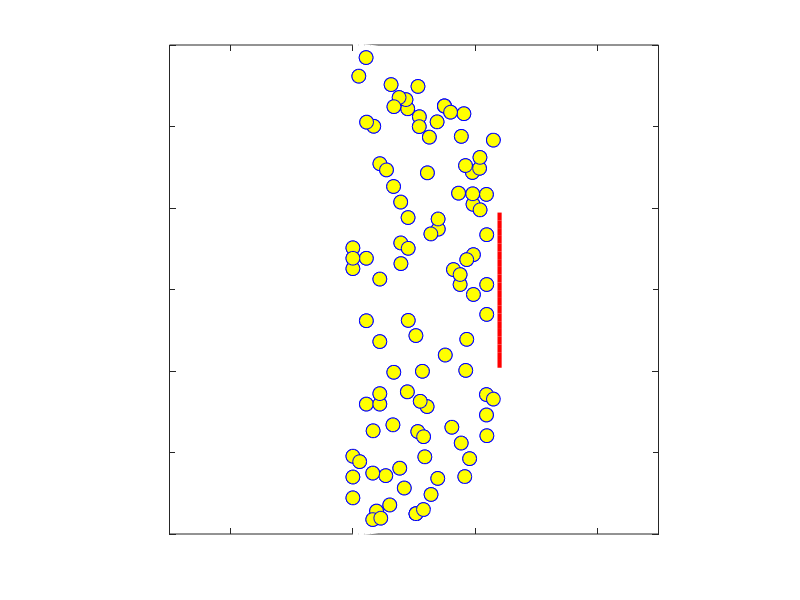

This chart was generated by the following MATLAB code: (Note: this script raises an error after producing the figure.)
% Agent-based stochastic model
% Cells represented as point particles
% Brownian motion and repulsion
%
% CC (Jan 2024)

close all;
% clc;
clear;


load('cellinitialization_n100','pos0','Ncells');


N = Ncells;
% a = 0; b = 2*pi; th0 = (b-a).*rand(N,1) + a;
% r_circle    = 1.35;
% pos0        = [r_circle*rand(N,1).*cos(th0),r_circle*rand(N,1).*sin(th0)];
n = length(pos0);

video_flag = 0;
if(video_flag)
    vidObj = VideoWriter('test.mp4','MPEG-4');
    open(vidObj);
end

% parameters
dt          = 0.00001;
Tmax        = 5.0;
mu          = 1;
dl_crit     = 0.1; % critical distance for computing repulsive force
xi          = 1.0; % drag coefficient
kb          = 10.0; % stiffness of epidermis
kcoll       = 0.08; % epidermins-cell collision constant

pos = pos0;
v = zeros(n,2);
pre_pos = pos;

% a large array for positions
cells_max = 5 * N;
pos = NaN(cells_max,2);
pos(1:N,:) = pos0;

% division status
division_status = false(cells_max, 1);

% division interval
div_interval = 0.4; 
next_div_time = div_interval;

offset = 0.1; % distance between mother and daughter cell

% define semi-circle
semi_circle_center = [0, 0];
semi_circle_radius = 1.5;
theta = linspace(3*pi/2,5*pi/2);
xb_semi_circle = semi_circle_radius * cos(theta) + semi_circle_center(1);
yb_semi_circle = semi_circle_radius * sin(theta) + semi_circle_center(2);

% Define the vertical line segments
x_vert = [1.2, 1.2];

diffs = abs(xb_semi_circle - x_vert(1));
[~, sorted_indices] = sort(diffs);
closest_indices = sorted_indices(1:2); % find the indices of the two smallest differences
val_yb = yb_semi_circle(closest_indices);
val_xb = xb_semi_circle(closest_indices);

y_vert = [val_yb(1),val_yb(2)];

% find mean spacing
xb_space = xb_semi_circle(1:min(closest_indices));
yb_space = yb_semi_circle(1:min(closest_indices));
for i=1:length(xb_space)-1
    ds = sqrt((xb_space(i+1)-xb_space(i))^2+(yb_space(i+1)-yb_space(i))^2);
end
avg_ds = mean(ds);

y_v = y_vert(2):avg_ds:y_vert(1);
x_v = 1.2*ones(1,length(y_v));


% Combine the semicircle and the vertical line segment in correct order
xb = [xb_semi_circle(1:min(closest_indices)),x_v,xb_semi_circle(max(closest_indices):end)];
yb = [yb_semi_circle(1:min(closest_indices)),y_v,yb_semi_circle(max(closest_indices):end)];


Xb0 = [xb;yb]'; 
Xb = [xb;yb]';
dsb = sqrt( (Xb0(1,1)-Xb0(2,1))^2 + (Xb0(1,2)-Xb0(2,2))^2 ); % initial distance btw the first 2 pts on the b

% make a difference matrix for the boundary points
Nb = length(Xb);
e = ones(Nb,1);
Db = spdiags([-e e],[0  1],Nb,Nb); % cal the diff in pos of adjacent pts along the b
%Db(1,1) = 1; Db(1,2) = 0;
Db(Nb,1) = 1;

% tether points/top channel resting length
blp0 = Db * Xb0;
blp0 = sqrt(blp0(:,1).^2 + blp0(:,2).^2); % rest length of edge from i to i+1
blm0 = Db' * Xb0;
blm0 = sqrt(blm0(:,1).^2 + blm0(:,2).^2); % rest length of edge from i-1 to i+1



% alive status
alive = NaN(length(pos),1);
not_NaN_rows = ~any(isnan(pos),2);
alive(not_NaN_rows & isnan(alive)) = 1;




tic
for t = 1:Tmax/dt
    % zero out 
    F_cc = zeros(cells_max,2);
    F_epid = zeros(cells_max,2);
    F_pull = zeros(cells_max,2);
    F_active = zeros(Nb,2);
    F_collision = zeros(length(Xb),2);
    v = zeros(cells_max,2);


    if t==1
        % plotting initially
        figure(1);
        scatter(pos(:,1),pos(:,2),100,'o','markerfacecolor','y','markeredgecolor','b'); 
        hold on;
        plot(Xb(:,1), Xb(:,2), 'w','linewidth',2);

        for i = 1:length(pos)
            if ~isnan(pos(i,1))
                if division_status(i)
                    scatter(pos(i,1),pos(i,2),100,'o','markerfacecolor',[0.3010 0.7450 0.9330],'markeredgecolor','b') % blue for divided cells
                else
                    scatter(pos(i,1),pos(i,2),100,'o','markerfacecolor','y','markeredgecolor','b') % yellow for original cells
                end
            end
        end 


        plot(xb(40:60),yb(40:60),'r','LineWidth',3);


        xlim([-1.5 2.5]); ylim([-1.5 1.5]); box on; grid off;
        set(gca,'plotBoxAspectRatio',[1 1 1]);
        set(gca,'FontSize',20); set(gca,'Color','k')
        set(gcf,'color','w'); set(gca,'XTickLabel',[]); set(gca,'YTickLabel',[]);
        x0=800;y0=700;width=400;height=400;
        set(gcf,'position',[x0,y0,width,height]);

        currFrame = getframe(gcf);
        % writeVideo(vidObj,currFrame);

        pause(0.2)
        hold off;
    end








    % cell division
    if t*dt >= next_div_time

        % Randomly select 50% of the cells for division
        active_cells = find(~isnan(pos(:,1)));
        dividing_cells = active_cells(randperm(length(active_cells), round(length(active_cells)*0.5)));

        for i = 1:length(dividing_cells)
            cell_idx = dividing_cells(i); % mother cell
            new_idx = find(isnan(pos(:,1)), 1, 'first'); % daughter cell


            % % position of daughter cell (random direction)
            % div_angle = 2*pi*rand;
            % dx = offset * cos(div_angle);
            % dy = offset * sin(div_angle);
            % new_pos = pos(cell_idx,:) + [dx, dy];


            % position of daughter cell (directed)
            div_angle = 0 - pi/6*randn;
            dx = offset * cos(div_angle);
            dy = offset * sin(div_angle);
            new_pos = pos(cell_idx,:) + [dx, dy];

            pos(new_idx,:) = new_pos;
            alive(new_idx,:) = 1;

            division_status(new_idx) = true;

            next_div_time = next_div_time + div_interval;

        end


    end



    % For active cells: compute forces & update positions
    active_cells = find(~isnan(pos(:,1)));
    N_active_cells = length(active_cells);

    F_cc(active_cells,:) = compute_cellcell_repulsive(pos(active_cells,:),dl_crit);
    F_epid(active_cells,:) = compute_semi_circle_repulsion(pos(active_cells,:), dl_crit, Xb);
    F_pull(active_cells,:) = [ones(N_active_cells,1),zeros(N_active_cells,1)];

 
    % apply forces to the boundary
    for i = 1:length(active_cells)
        if norm(F_epid(i,:)) > 0 % indicates collision with boundary
            [Fpos,mink_ids] = compute_boundary_collision_force(pos(active_cells(i),:),Xb,kcoll);
            F_collision(mink_ids,:) = Fpos;
        end
    end

    F = F_cc + 5*F_epid + F_pull;

    v = F/xi;
    a = -2; b = 2; eta = (b-a).*rand(length(active_cells),2) + a; % Brownian motion
    pos(active_cells,:) = pos(active_cells,:) + v(active_cells,:)*dt + dt*eta;

    % For semi-circle (calling it "b" for boundary): compute forces & update positions
    mid_part_indices = find(yb >= -0.5 & yb <= 0.5);
    F_semi_circle_elasticity = compute_semi_circle_elasticity(Xb, Db, blp0, blm0, dsb, kb, mid_part_indices, semi_circle_center);
    %F_semi_circle_interp = interp1(pos,F_semi_circle,Xb);

    F_active = zeros(Nb,2);
    %F_active(40:60,1) = 1;

    Fb = F_semi_circle_elasticity + 5*F_collision;%+ F_semi_circle_interp;
    Xb(2:end-1,:) = Xb(2:end-1,:) + dt*(Fb(2:end-1,:)/xi);

    % if(video_flag)
    %     writeVideo(vidObj,currFrame);
    % end


    if mod(t,10000) == 0
        % plotting
        figure(1);
        scatter(pos(:,1),pos(:,2),100,'o','markerfacecolor','y','markeredgecolor','b'); 
        hold on;
        plot(Xb(:,1), Xb(:,2), 'w','linewidth',2);

        for i = 1:length(pos)
            if ~isnan(pos(i,1))
                if division_status(i)
                    scatter(pos(i,1),pos(i,2),100,'o','markerfacecolor',[0.3010 0.7450 0.9330],'markeredgecolor','b') % blue for divided cells
                else
                    scatter(pos(i,1),pos(i,2),100,'o','markerfacecolor','y','markeredgecolor','b') % yellow for original cells
                end
            end
        end 


        plot(xb,yb,'g.-')
        plot(xb(40:60),yb(40:60),'r','LineWidth',3)

        %quiver(pos(:,1),pos(:,2),F_cc(:,1),F_cc(:,2),'r','linewidth',2,'autoscale','off');
        %quiver(pos(:,1),pos(:,2),F_epid(:,1),F_epid(:,2),'b','linewidth',2,'autoscale','off');
        % quiver(Xb(:,1),Xb(:,2),F_collision(:,1),F_collision(:,2),'-w','autoscale','on')
        % scatter(Xb(mink_ids,1),Xb(mink_ids,2),'g*')

        xlim([-1.5 2.5]); ylim([-1.5 1.5]); box on; grid off;

        set(gca,'plotBoxAspectRatio',[1 1 1]);
        set(gca,'FontSize',20); set(gca,'Color','k')
        set(gcf,'color','w'); set(gca,'XTickLabel',[]); set(gca,'YTickLabel',[]);
        x0=800;y0=700;width=400;height=400;
        set(gcf,'position',[x0,y0,width,height]);

        currFrame = getframe(gcf);
        % writeVideo(vidObj,currFrame);

        pause(0.2)
        hold off;



        % % Histogram for probability distribution
        % figure(2);
        % 
        % blue_cells = pos(division_status,:);
        % yellow_cells = pos(~division_status,:);
        % 
        % % remove NaN
        % blue_cells = blue_cells(all(~isnan(blue_cells),2),:);
        % yellow_cells = yellow_cells(all(~isnan(yellow_cells),2),:);
        % 
        % histogram(blue_cells(:,1),'BinWidth',0.1,'Normalization','probability','FaceColor','b');
        % xlim([-2 2])
        % hold on;
        % histogram(yellow_cells(:,1),'BinWidth',0.1,'Normalization','probability','FaceColor','y');
        % 
        % legend('Blue (Divided) Cells', 'Yellow (Original) Cells');
        % currFrame = getframe(gcf);
        % hold off;

    end


end
toc


if(video_flag)
    close(vidObj);
end



function [F_repulsive] = compute_cellcell_repulsive(pos,dl_crit)
    F_repulsive = zeros(length(pos),2);
    n = length(pos);

    for i=1:n
        for j=1:n
            dl = sqrt( (pos(i,1)-pos(j,1))^2 + (pos(i,2)-pos(j,2))^2 );
            if (j~=i)&&(dl<dl_crit)
                dl = sqrt( (pos(i,1)-pos(j,1))^2 + (pos(i,2)-pos(j,2))^2 );
                F_repulsive(j,:) = -2*(pos(i,:)-pos(j,:))/dl;
                F_repulsive(i,:) = -2*(pos(j,:)-pos(i,:))/dl;
            end
        end
    end

end




function [F_semi_circle] = compute_semi_circle_repulsion(pos, dl_crit, Xb)
    n = size(pos, 1);
    F_semi_circle = zeros(n, 2);

    for i = 1:n
        cell_pos = pos(i, :);

        for j = 1:length(Xb)
            r = sqrt((cell_pos(1) - Xb(j,1))^2 + (cell_pos(2) - Xb(j,2))^2);
            if r < dl_crit
                F_semi_circle(i, :) = F_semi_circle(i, :) + [-0.5, 0];
                %F_semi_circle(i, :)
                %sprintf('Collision!')
                %keyboard()
            end
        end
    end
end





function[F_deformable_semi_circle] = compute_semi_circle_elasticity(Xb, Db, blp0, blm0, dsb, kb, mid_part_indices, semi_circle_center)
    Nb = length(Xb);
    F_deformable_semi_circle = zeros(Nb,2);

    kb_values = kb * ones(Nb, 1);
    kb_values(mid_part_indices) = kb/1000;

    % compute spring forces between nodes
    btem_p = Db * Xb;
    blp = sqrt(btem_p(:,1).^2 + btem_p(:,2).^2); % length of edge from i to i+1
    btem_m = Db' * Xb;
    blm = sqrt(btem_m(:,1).^2 + btem_m(:,2).^2); % length of edge from i-1 to i
    Fbs = (kb_values .* ( blp./blp0 - 1. )) .* ((Db * Xb)./blp) + ...
          (kb_values .* ( blm./blm0 - 1. )) .* ((Db'*Xb)./blm);
    Fbs = Fbs ./ dsb;

    F_deformable_semi_circle = F_deformable_semi_circle + Fbs; % add spring forces to tethering forces
end




function [Fpos,mink_ids] = compute_boundary_collision_force(cell_pos, Xb, kcoll)
    % % Calculate the nearest pt on the bdry to the cell
    % % define y range
    % y_min = cell_pos(2) - 1.5;
    % y_max = cell_pos(2) + 1.5;
    % 
    % % find the points in Xb within the y-range
    % indices = Xb(:,2) >= y_min & Xb(:,2) <= y_max;
    % pts = Xb(indices,:);

    % calculate the distances between cell_pos and boundary points
    distances = sqrt( (Xb(:,1)-cell_pos(1)).^2 + (Xb(:,2)-cell_pos(2)).^2 );
    
    % find the nearest point
    [~,min_idx] = mink(distances,3);
    nearest_boundary_points = Xb(min_idx,:);

    % Calculate the force
    mink_distances = sqrt((cell_pos(1) - nearest_boundary_points(:,1)).^2 + (cell_pos(2) - nearest_boundary_points(:,2)).^2);
    directions = (nearest_boundary_points - cell_pos) ./ mink_distances; % unit vector
    %keyboard()
    Fpos = kcoll * (mink_distances./sum(mink_distances)) .* directions;
    mink_ids = min_idx;

end
